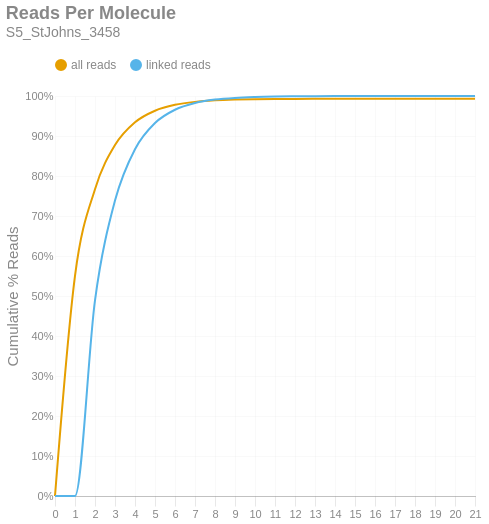

Notebook code cell kept with this figure:
### Markdown cell above
### Reads per Molecule
This chart shows the cumulative distribution of the number of reads per linked molecule. That is, how many alignments are associated with a unique molecule. This excludes the number of reads associated with invalid or absent linked-read barcodes. The `linked` histogram is the percentages recalculated when disregarding singletons.

### Code cell
if SKIPLR:
    print_html(f"Skipped")
else:
    counts = np.bincount(valids['reads'].cast(pl.Int64).to_numpy())
    weighted = counts * np.arange(len(counts))
    all_perc = weighted / n_reads
    linked_perc = weighted / n_linked_reads
    linked_perc[1] = 0
    binned_df = pl.DataFrame({
        'readsper': list(range(len(counts))),
        'all reads (cumsum)': np.cumsum(all_perc).tolist(),
        'linked reads (cumsum)': np.cumsum(linked_perc).tolist(),
    })

    with SafeRender(binned_df):
        (
            density_plot(binned_df, 'Reads Per Molecule', samplename, 'readspmol')
            .encode(
                x=alt.X('readsper:O', title=None).axis(labelAngle=0).scale(padding=0),
                y=alt.Y('value:Q', title='Cumulative % Reads').axis(format='%').stack(False),
                color=alt.Color("key:N").scale(domain=["all reads", "linked reads"]),
                tooltip=[
                    alt.Tooltip("key:N", title="Data Type"),
                    alt.Tooltip("readsper:O", title="Reads Per Molecule"),
                    alt.Tooltip("value:Q", format=".2%", title="% Reads (Cum.)")
                ]            
            )
        ).display()

### Figure 1 — Vega-Lite specification as saved in the notebook (floating-point values rounded to 4 significant figures)
{"width": "container", "height": 400, "config": {"title": {"anchor": "start", "dy": -15, "fontSize": 18, "color": "#888888", "subtitleColor": "#888888", "subtitleFontSize": 14}, "arc": {"fill": "#0072B2"}, "axis": {"domainColor": "#888888", "domainWidth": 0.5, "gridWidth": 0.2, "grid": false, "titleFontWeight": 400, "titleFontSize": 15, "labelFontSize": 11, "labelColor": "#888888", "tickColor": "#888888", "tickWidth": 0.2, "titleColor": "#888888"}, "axisBand": {"grid": false}, "axisX": {"grid": true, "tickSize": 10, "domainCap": "round"}, "axisY": {"domain": false, "grid": true, "tickSize": 0, "domainCap": "round"}, "background": "transparent", "header": {"labelFontSize": 15, "labelColor": "#888888", "titleFontSize": 15, "titleFontWeight": 600, "titleColor": "#888888"}, "legend": {"labelFont": "sans-serif", "labelFontSize": 12, "labelColor": "#888888", "symbolSize": 100, "symbolType": "circle", "titleFontSize": 12, "titlePadding": 10, "titleColor": "#888888", "title": null, "orient": "top"}, "range": {"category": ["#E69F00", "#56B4E9", "#009E73", "#F0E442", "#0072B2", "#D55E00", "#CC79A7", "#000000"], "diverging": ["#cfe8f3", "#a2d4ec", "#73bfe2", "#46abdb", "#1696d2", "#12719e"]}, "area": {"fill": "#0072B2", "fillOpacity": 0.7, "line": true, "strokeOpacity": 0.7}, "line": {"color": "#0072B2", "stroke": "#0072B2", "strokeWidth": 2}, "trail": {"color": "#0072B2", "stroke": "#0072B2", "strokeWidth": 0, "size": 1}, "point": {"filled": true, "fillOpacity": 1.0, "size": 95}, "text": {"color": "#888888", "fontSize": 11, "align": "right", "fontWeight": 400, "size": 11}, "bar": {"fill": "#0072B2", "stroke": null}, "view": {"stroke": null, "continuousWidth": 660, "continuousHeight": 400}}, "data": {"name": "data-d71ac81abe0d41e1e8f0517342a97d0a"}, "mark": {"type": "line", "interpolate": "monotone", "point": {"opacity": 0, "size": 275}}, "encoding": {"color": {"field": "key", "scale": {"domain": ["all reads", "linked reads"]}, "type": "nominal"}, "tooltip": [{"field": "key", "title": "Data Type", "type": "nominal"}, {"field": "readsper", "title": "Reads Per Molecule", "type": "ordinal"}, {"field": "value", "format": ".2%", "title": "% Reads (Cum.)", "type": "quantitative"}], "x": {"axis": {"labelAngle": 0}, "field": "readsper", "scale": {"padding": 0}, "title": null, "type": "ordinal"}, "y": {"axis": {"format": "%"}, "field": "value", "stack": false, "title": "Cumulative % Reads", "type": "quantitative"}}, "params": [{"name": "param_c36ac31b6afebe62", "select": {"type": "point", "fields": ["key"]}, "bind": "legend"}], "title": {"text": "Reads Per Molecule", "subtitle": "S5_StJohns_3458"}, "transform": [{"fold": ["all reads (cumsum)", "linked reads (cumsum)"]}, {"calculate": "replace(datum.key, ' (cumsum)', '')", "as": "key"}, {"filter": {"param": "param_c36ac31b6afebe62"}}], "usermeta": {"embedOptions": {"downloadFileName": "S5_StJohns_3458.readspmol"}}, "$schema": "https://vega.github.io/schema/vega-lite/v6.1.0.json", "datasets": {"data-d71ac81abe0d41e1e8f0517342a97d0a": [{"readsper": 0, "all reads (cumsum)": 0.0, "linked reads (cumsum)": 0.0}, {"readsper": 1, "all reads (cumsum)": 0.5503, "linked reads (cumsum)": 0.0}, {"readsper": 2, "all reads (cumsum)": 0.767, "linked reads (cumsum)": 0.4893}, {"readsper": 3, "all reads (cumsum)": 0.8773, "linked reads (cumsum)": 0.7385}, {"readsper": 4, "all reads (cumsum)": 0.9342, "linked reads (cumsum)": 0.8671}, {"readsper": 5, "all reads (cumsum)": 0.9632, "linked reads (cumsum)": 0.9325}, {"readsper": 6, "all reads (cumsum)": 0.9779, "linked reads (cumsum)": 0.9656}, {"readsper": 7, "all reads (cumsum)": 0.9853, "linked reads (cumsum)": 0.9825}, {"readsper": 8, "all reads (cumsum)": 0.9891, "linked reads (cumsum)": 0.991}, {"readsper": 9, "all reads (cumsum)": 0.991, "linked reads (cumsum)": 0.9953}, {"readsper": 10, "all reads (cumsum)": 0.992, "linked reads (cumsum)": 0.9975}, {"readsper": 11, "all reads (cumsum)": 0.9925, "linked reads (cumsum)": 0.9987}, {"readsper": 12, "all reads (cumsum)": 0.9928, "linked reads (cumsum)": 0.9993}, {"readsper": 13, "all reads (cumsum)": 0.9929, "linked reads (cumsum)": 0.9996}, {"readsper": 14, "all reads (cumsum)": 0.993, "linked reads (cumsum)": 0.9998}, {"readsper": 15, "all reads (cumsum)": 0.9931, "linked reads (cumsum)": 0.9999}, {"readsper": 16, "all reads (cumsum)": 0.9931, "linked reads (cumsum)": 1.0}, {"readsper": 17, "all reads (cumsum)": 0.9931, "linked reads (cumsum)": 1.0}, {"readsper": 18, "all reads (cumsum)": 0.9931, "linked reads (cumsum)": 1.0}, {"readsper": 19, "all reads (cumsum)": 0.9931, "linked reads (cumsum)": 1.0}, {"readsper": 20, "all reads (cumsum)": 0.9931, "linked reads (cumsum)": 1.0}, {"readsper": 21, "all reads (cumsum)": 0.9931, "linked reads (cumsum)": 1.0}]}}
